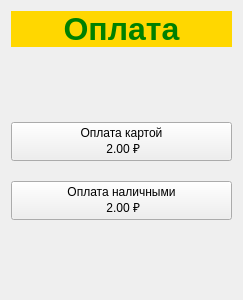
<?xml version="1.0" encoding="UTF-8"?>
<ui version="4.0">
 <class>Pay_bus</class>
 <widget class="QWidget" name="Pay_bus">
  <property name="geometry">
   <rect>
    <x>0</x>
    <y>0</y>
    <width>243</width>
    <height>300</height>
   </rect>
  </property>
  <property name="windowTitle">
   <string>Form</string>
  </property>
  <layout class="QGridLayout" name="gridLayout">
   <item row="0" column="0">
    <widget class="QLabel" name="label">
     <property name="maximumSize">
      <size>
       <width>16777215</width>
       <height>16777215</height>
      </size>
     </property>
     <property name="font">
      <font>
       <pointsize>24</pointsize>
       <weight>75</weight>
       <italic>false</italic>
       <bold>true</bold>
      </font>
     </property>
     <property name="styleSheet">
      <string notr="true">color: green;
background-color: #FFD700;
selection-color: yellow;
selection-background-color: green;
font: bold 1.4em;
</string>
     </property>
     <property name="text">
      <string>Оплата</string>
     </property>
     <property name="alignment">
      <set>Qt::AlignCenter</set>
     </property>
    </widget>
   </item>
   <item row="2" column="0">
    <layout class="QVBoxLayout" name="verticalLayout" stretch="0,0,0,0">
     <property name="spacing">
      <number>20</number>
     </property>
     <property name="sizeConstraint">
      <enum>QLayout::SetDefaultConstraint</enum>
     </property>
     <property name="topMargin">
      <number>0</number>
     </property>
     <property name="bottomMargin">
      <number>0</number>
     </property>
     <item>
      <spacer name="verticalSpacer">
       <property name="orientation">
        <enum>Qt::Vertical</enum>
       </property>
       <property name="sizeHint" stdset="0">
        <size>
         <width>20</width>
         <height>40</height>
        </size>
       </property>
      </spacer>
     </item>
     <item>
      <widget class="QPushButton" name="btn_pay_card">
       <property name="minimumSize">
        <size>
         <width>60</width>
         <height>30</height>
        </size>
       </property>
       <property name="maximumSize">
        <size>
         <width>16777215</width>
         <height>16777215</height>
        </size>
       </property>
       <property name="layoutDirection">
        <enum>Qt::LeftToRight</enum>
       </property>
       <property name="text">
        <string>Оплата картой
 2.00 ₽</string>
       </property>
      </widget>
     </item>
     <item>
      <widget class="QPushButton" name="btn_pay_cash">
       <property name="minimumSize">
        <size>
         <width>60</width>
         <height>30</height>
        </size>
       </property>
       <property name="text">
        <string>Оплата наличными
 2.00 ₽</string>
       </property>
      </widget>
     </item>
     <item>
      <spacer name="verticalSpacer_2">
       <property name="orientation">
        <enum>Qt::Vertical</enum>
       </property>
       <property name="sizeHint" stdset="0">
        <size>
         <width>20</width>
         <height>40</height>
        </size>
       </property>
      </spacer>
     </item>
    </layout>
   </item>
  </layout>
 </widget>
 <resources/>
 <connections/>
</ui>
